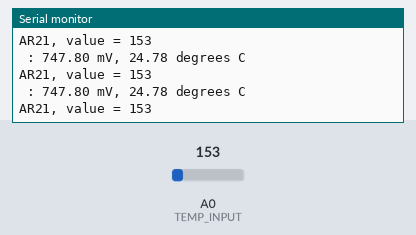
This sketch was run on a simulated Arduino Uno, built with avr-gcc and run on an emulated ATmega328P. Shown: the last lines printed to the serial monitor. The test bench sets the inputs (shaded band); at power-on: A0 (TEMP_INPUT) = 153.

Above: at 1.2 s.
1.3 s: A0 (TEMP_INPUT) set to 130
At 2.1 s:
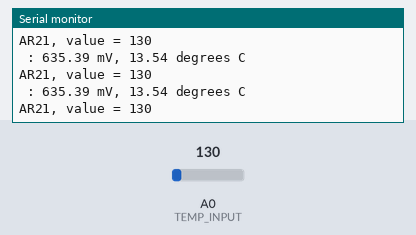
4.3 s: A0 (TEMP_INPUT) set to 116
At 4.9 s:
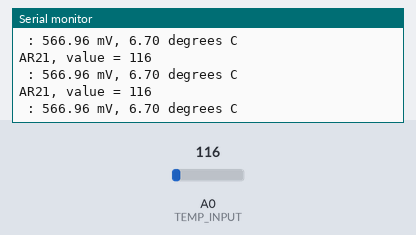
16.3 s: A0 (TEMP_INPUT) set to 187
At 17.1 s:
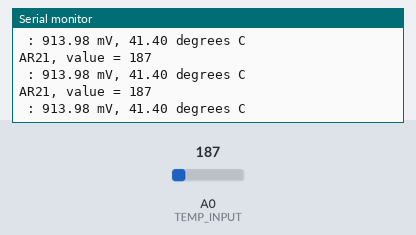
17.8 s: A0 (TEMP_INPUT) set to 212
At 18.8 s:
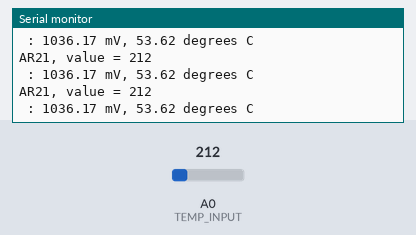
Timing chart, 0 to 20.3 s (numbered marks = the images above; inputs shaded):
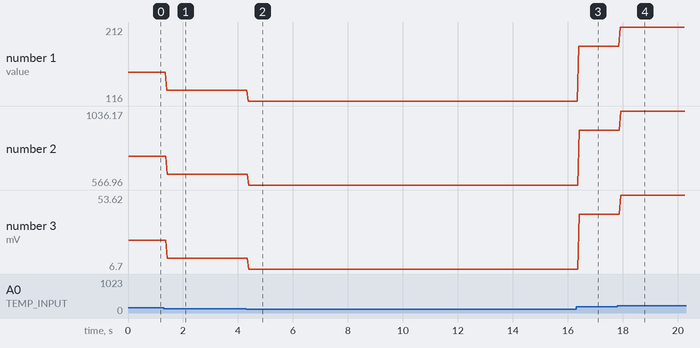

The sketch:

Ar21_TMP36.png.ino
```cpp
//
// AR21, TMP36 sensor
//

#define TEMP_INPUT 0
// or  int TEMP_INPUT = 0;

void setup() {
  Serial.begin(9600);
}

void loop() {
   //getting the voltage reading from the temperature sensor
  int value = analogRead(TEMP_INPUT);
  Serial.print("AR21, value = ");
  Serial.println(value);
  Serial.print(" : ");

//    converting that reading to voltage
   float voltage = value * 5.0 * 1000;  // in mV
   voltage /= 1023.0;

//    print out the voltage
   Serial.print(voltage);
   Serial.print(" mV, ");

 //   now print out the temperature
   float temperatureC = (voltage - 500) / 10 ;
   Serial.print(temperatureC);
   Serial.println(" degrees C");

  delay(10);
}
```

Measured:
- the behaviour switches between 123 and 122 on A0 (TEMP_INPUT) (found by bisection; images 1 and 2)
- after the input at 1.3 s, the serial monitor: prints a new line after 0.10 s (image 1)
- after the input at 4.3 s, the serial monitor: prints a new line after 0.07 s (image 2)
- after the input at 16.3 s, the serial monitor: prints a new line after 0.09 s (image 3)
- after the input at 17.8 s, the serial monitor: prints a new line after 0.10 s (image 4)
- plotted number 1: 153 → 130 after the input at 1.3 s, 130 → 116 after the input at 4.3 s, 116 → 187 after the input at 16.3 s, 187 → 212 after the input at 17.8 s
- plotted number 2: 747.8 → 635.39 after the input at 1.3 s, 635.39 → 566.96 after the input at 4.3 s, 566.96 → 913.98 after the input at 16.3 s, 913.98 → 1036.17 after the input at 17.8 s
- plotted number 3: 24.78 → 13.54 after the input at 1.3 s, 13.54 → 6.7 after the input at 4.3 s, 6.7 → 41.4 after the input at 16.3 s, 41.4 → 53.62 after the input at 17.8 s
